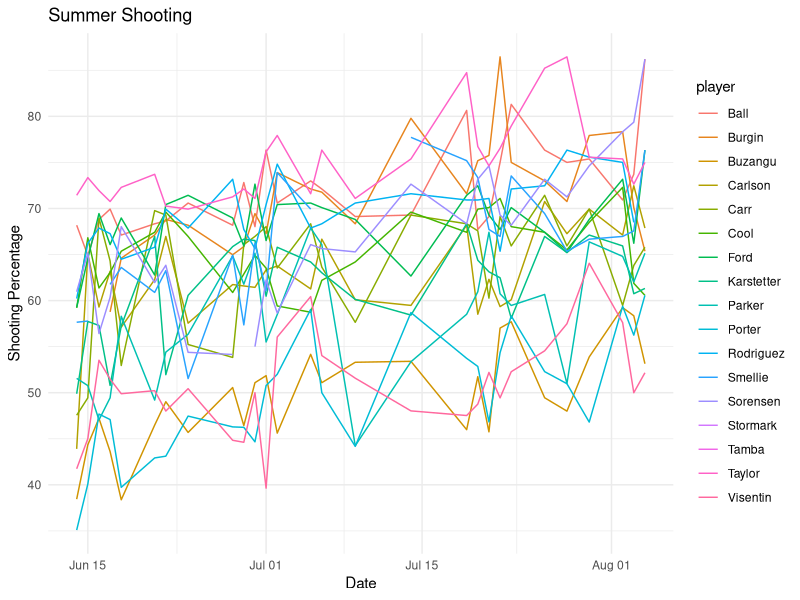
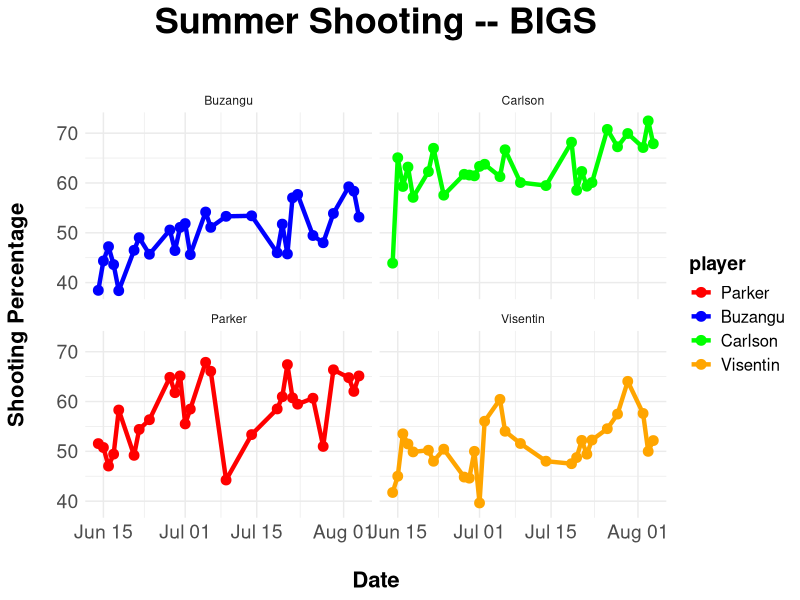
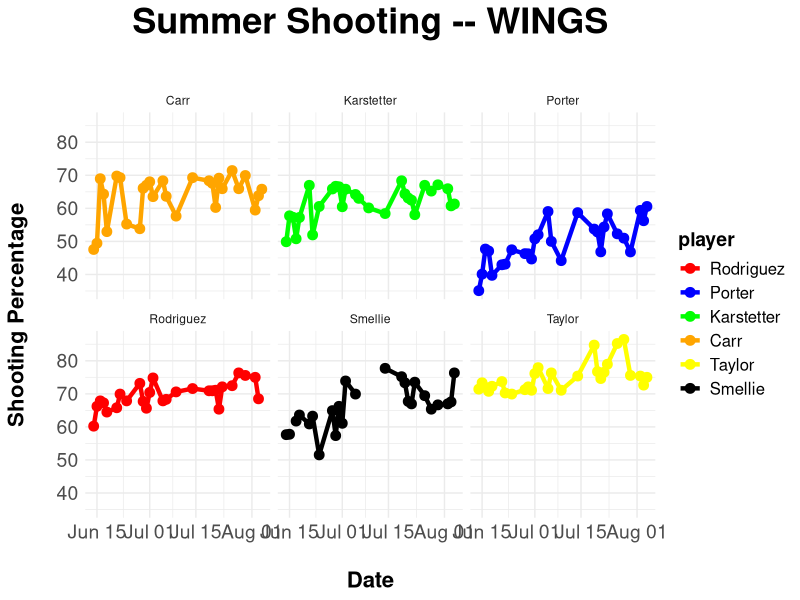
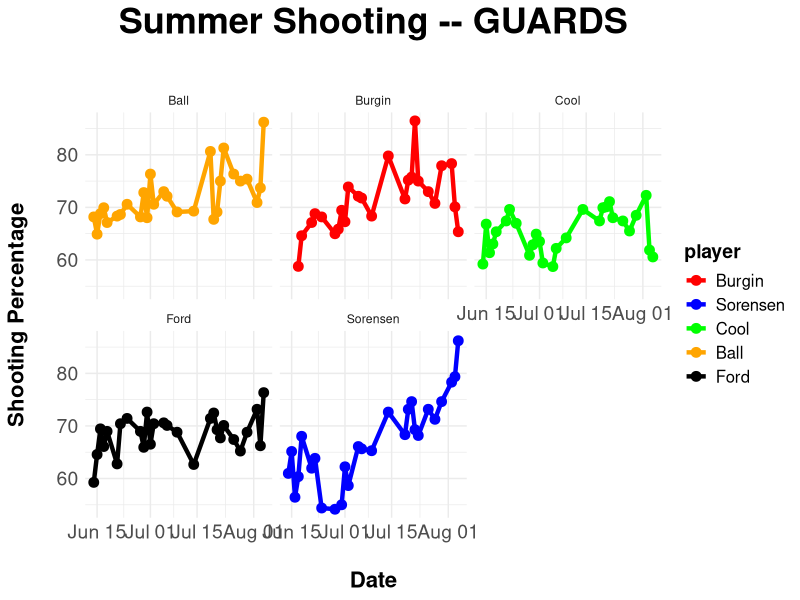
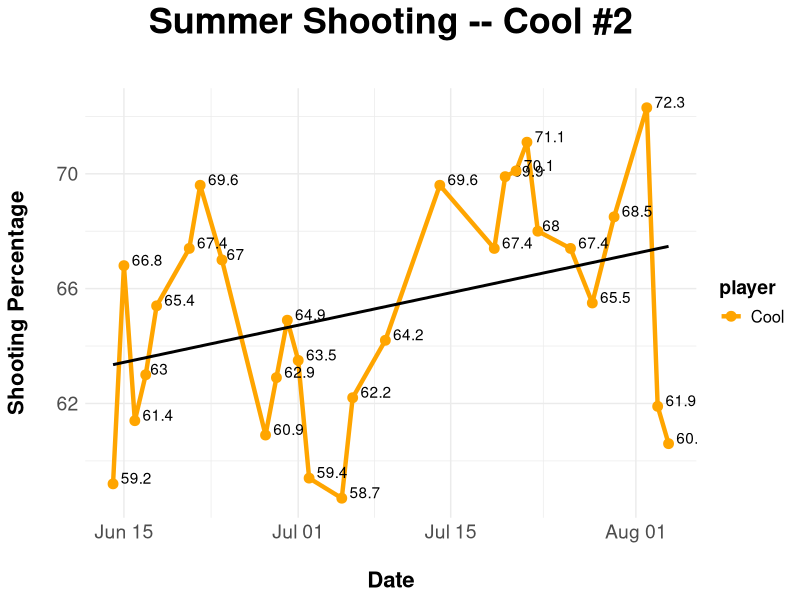
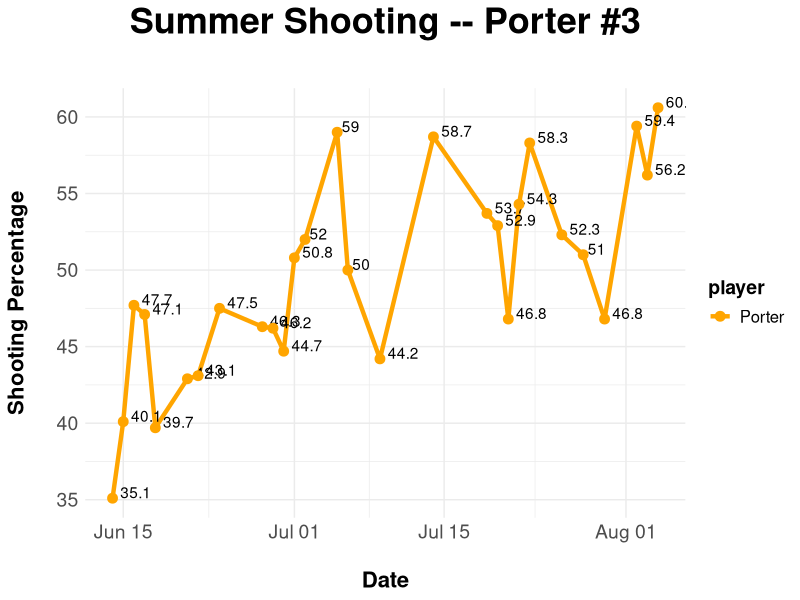
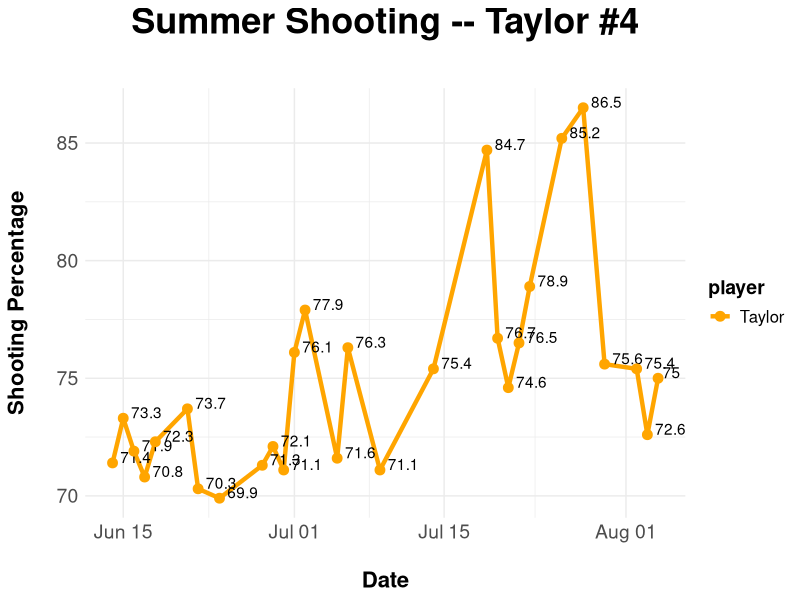
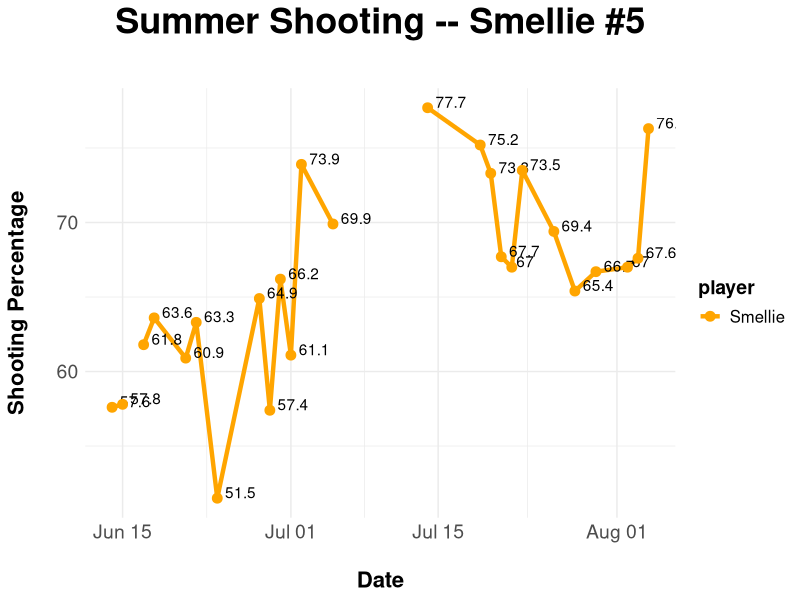

The R source for these figures, in order:
#Summer Shooting

library(tidyverse)
library(modelr)
library(plyr)
library(readxl)
df1 <- read_excel(path = "Summer Shooting.xlsx", sheet = "Composite")
df2 <- read_excel(path = "Summer Shooting.xlsx", sheet = "06-14")
df3 <- read_excel(path = "Summer Shooting.xlsx", sheet = "06-15")
df4 <- read_excel(path = "Summer Shooting.xlsx", sheet = "06-16")
df5 <- read_excel(path = "Summer Shooting.xlsx", sheet = "06-17")
df6 <- read_excel(path = "Summer Shooting.xlsx", sheet = "06-18")
df7 <- read_excel(path = "Summer Shooting.xlsx", sheet = "06-21")
df8 <- read_excel(path = "Summer Shooting.xlsx", sheet = "06-22")
df9 <- read_excel(path = "Summer Shooting.xlsx", sheet = "06-24")
df10 <- read_excel(path = "Summer Shooting.xlsx", sheet = "06-28")
df11 <- read_excel(path = "Summer Shooting.xlsx", sheet = "06-29")
df12 <- read_excel(path = "Summer Shooting.xlsx", sheet = "06-30")
df13 <- read_excel(path = "Summer Shooting.xlsx", sheet = "07-01")
df14 <- read_excel(path = "Summer Shooting.xlsx", sheet = "07-02")
df15 <- read_excel(path = "Summer Shooting.xlsx", sheet = "07-05")
df16 <- read_excel(path = "Summer Shooting.xlsx", sheet = "07-06")
df17 <- read_excel(path = "Summer Shooting.xlsx", sheet = "07-09")
df18 <- read_excel(path = "Summer Shooting.xlsx", sheet = "07-14")
df19 <- read_excel(path = "Summer Shooting.xlsx", sheet = "07-19")
df20 <- read_excel(path = "Summer Shooting.xlsx", sheet = "07-20")
df21 <- read_excel(path = "Summer Shooting.xlsx", sheet = "07-21")
df22 <- read_excel(path = "Summer Shooting.xlsx", sheet = "07-22")
df23 <- read_excel(path = "Summer Shooting.xlsx", sheet = "07-23")
df24 <- read_excel(path = "Summer Shooting.xlsx", sheet = "07-26")
df25 <- read_excel(path = "Summer Shooting.xlsx", sheet = "07-28")
df26 <- read_excel(path = "Summer Shooting.xlsx", sheet = "07-30")
df27 <- read_excel(path = "Summer Shooting.xlsx", sheet = "08-02")
df28 <- read_excel(path = "Summer Shooting.xlsx", sheet = "08-03")
df29 <- read_excel(path = "Summer Shooting.xlsx", sheet = "08-04")


str(df1)
is.data.frame(df1)

df1$`Team Ave` <- NULL
df1$...1 <- NULL

d2 <- pivot_longer(df2, cols = !"...1", names_to = "Player", values_to = "Shots")
d3 <- pivot_longer(df3, cols = !"...1", names_to = "Player", values_to = "Shots")
d4 <- pivot_longer(df4, cols = !"...1", names_to = "Player", values_to = "Shots")
d5 <- pivot_longer(df5, cols = !"...1", names_to = "Player", values_to = "Shots")
d6 <- pivot_longer(df6, cols = !"...1", names_to = "Player", values_to = "Shots")
d7 <- pivot_longer(df7, cols = !"...1", names_to = "Player", values_to = "Shots")
d8 <- pivot_longer(df8, cols = !"...1", names_to = "Player", values_to = "Shots")
d9 <- pivot_longer(df9, cols = !"...1", names_to = "Player", values_to = "Shots")
d10 <- pivot_longer(df10, cols = !"...1", names_to = "Player", values_to = "Shots")
d11 <- pivot_longer(df11, cols = !"...1", names_to = "Player", values_to = "Shots")
d12 <- pivot_longer(df12, cols = !"...1", names_to = "Player", values_to = "Shots")
d13 <- pivot_longer(df13, cols = !"...1", names_to = "Player", values_to = "Shots")
d14 <- pivot_longer(df14, cols = !"...1", names_to = "Player", values_to = "Shots")
d15 <- pivot_longer(df15, cols = !"...1", names_to = "Player", values_to = "Shots")
d16 <- pivot_longer(df16, cols = !"...1", names_to = "Player", values_to = "Shots")
d17 <- pivot_longer(df17, cols = !"...1", names_to = "Player", values_to = "Shots")
d18 <- pivot_longer(df18, cols = !"...1", names_to = "Player", values_to = "Shots")
d19 <- pivot_longer(df19, cols = !"...1", names_to = "Player", values_to = "Shots")
d20 <- pivot_longer(df20, cols = !"...1", names_to = "Player", values_to = "Shots")
d21 <- pivot_longer(df21, cols = !"...1", names_to = "Player", values_to = "Shots")
d22 <- pivot_longer(df22, cols = !"...1", names_to = "Player", values_to = "Shots")
d23 <- pivot_longer(df23, cols = !"...1", names_to = "Player", values_to = "Shots")
d24 <- pivot_longer(df24, cols = !"...1", names_to = "Player", values_to = "Shots")
d25 <- pivot_longer(df25, cols = !"...1", names_to = "Player", values_to = "Shots")
d26 <- pivot_longer(df26, cols = !"...1", names_to = "Player", values_to = "Shots")
d27 <- pivot_longer(df27, cols = !"...1", names_to = "Player", values_to = "Shots")
d28 <- pivot_longer(df28, cols = !"...1", names_to = "Player", values_to = "Shots")
d29 <- pivot_longer(df29, cols = !"...1", names_to = "Player", values_to = "Shots")


# june 14
made_614 <- d2[c(1:17),-c(1)]
made_614
is.data.frame(made_614)
m614 <- "June_14"
made_614$date <- m614
made_614
# june 15
made_615 <- d3[c(1:17),-c(1)]
made_615
is.data.frame(made_615)
m615 <- "June_15"
made_615$date <- m615
made_615
# june 16
made_616 <- d4[c(1:17),-c(1)]
made_616
is.data.frame(made_616)
m616 <- "June_16"
made_616$date <- m616
made_616
# june 17
made_617 <- d5[c(1:17),-c(1)]
made_617
is.data.frame(made_617)
m617 <- "June_17"
made_617$date <- m617
made_617
# june 18
made_618 <- d6[c(1:17),-c(1)]
made_618
is.data.frame(made_618)
m618 <- "June_18"
made_618$date <- m618
made_618
# june 21
made_621 <- d7[c(1:17),-c(1)]
made_621
is.data.frame(made_621)
m621 <- "June_21"
made_621$date <- m621
made_621
# june 22
made_622 <- d8[c(1:17),-c(1)]
made_622
is.data.frame(made_622)
m622 <- "June_22"
made_622$date <- m622
made_622
# june 24
made_624 <- d9[c(1:17),-c(1)]
made_624
is.data.frame(made_624)
m624 <- "June_24"
made_624$date <- m624
made_624
# june 28
made_628 <- d10[c(1:17),-c(1)]
made_628
is.data.frame(made_628)
m628 <- "June_28"
made_628$date <- m628
made_628
# june 29
made_629 <- d11[c(1:17),-c(1)]
made_629
is.data.frame(made_629)
m629 <- "June_29"
made_629$date <- m629
made_629
# june 30
made_630 <- d12[c(1:17),-c(1)]
made_630
is.data.frame(made_630)
m630 <- "June_30"
made_630$date <- m630
made_630
# july 01
made_701 <- d13[c(1:17),-c(1)]
made_701
is.data.frame(made_701)
m701 <- "July_01"
made_701$date <- m701
made_701
# july 02 
made_702 <- d14[c(1:17),-c(1)]
made_702
is.data.frame(made_702)
m702 <- "July_02"
made_702$date <- m702
made_702
# july 05
made_705 <- d15[c(1:17),-c(1)]
made_705
is.data.frame(made_705)
m705 <- "July_05"
made_705$date <- m705
made_705
# july 06
made_706 <- d16[c(1:17),-c(1)]
made_706
is.data.frame(made_706)
m706 <- "July_06"
made_706$date <- m706
made_706
# july 09
made_709 <- d17[c(1:17),-c(1)]
made_709
is.data.frame(made_709)
m709 <- "July_09"
made_709$date <- m709
made_709
# july 14
made_714 <- d18[c(1:17),-c(1)]
made_714
is.data.frame(made_714)
m714 <- "July_14"
made_714$date <- m714
made_714
# july 19
made_719 <- d19[c(1:17),-c(1)]
made_719
is.data.frame(made_719)
m719 <- "July_19"
made_719$date <- m719
made_719
# july 20
made_720 <- d20[c(1:17),-c(1)]
made_720
is.data.frame(made_720)
m720 <- "July_20"
made_720$date <- m720
made_720
# july 21
made_721 <- d21[c(1:17),-c(1)]
made_721
is.data.frame(made_721)
m721 <- "July_21"
made_721$date <- m721
made_721
# july 22
made_722 <- d22[c(1:17),-c(1)]
made_722
is.data.frame(made_722)
m722 <- "July_22"
made_722$date <- m722
made_722
# july 23
made_723 <- d23[c(1:17),-c(1)]
made_723
is.data.frame(made_723)
m723 <- "July_23"
made_723$date <- m723
made_723
# july 26
made_726 <- d24[c(1:17),-c(1)]
made_726
is.data.frame(made_726)
m726 <- "July_26"
made_726$date <- m726
made_726
# july 28
made_728 <- d25[c(1:17),-c(1)]
made_728
is.data.frame(made_728)
m728 <- "July_28"
made_728$date <- m728
made_728
# july 30
made_730 <- d26[c(1:17),-c(1)]
made_730
is.data.frame(made_730)
m730 <- "July_30"
made_730$date <- m730
made_730
# aug 2
made_802 <- d27[c(1:17),-c(1)]
made_802
is.data.frame(made_802)
m802 <- "Aug_02"
made_802$date <- m802
made_802
# aug 3
made_803 <- d28[c(1:17),-c(1)]
made_803
is.data.frame(made_803)
m803 <- "Aug_03"
made_803$date <- m803
made_803
# aug 4
made_804 <- d29[c(1:17),-c(1)]
made_804
is.data.frame(made_804)
m804 <- "Aug_04"
made_804$date <- m804
made_804

##TAKEN

# june 14
taken_614 <- d2[c(18:34),-c(1)]
taken_614

# june 15
taken_615 <- d3[c(18:34),-c(1)]
taken_615
# june 16
taken_616 <- d4[c(18:34),-c(1)]
taken_616
# june 17
taken_617 <- d5[c(18:34),-c(1)]
taken_617
# june 18
taken_618 <- d6[c(18:34),-c(1)]
taken_618
# june 21
taken_621 <- d7[c(18:34),-c(1)]
taken_621
# june 22
taken_622 <- d8[c(18:34),-c(1)]
taken_622
# june 24
taken_624 <- d9[c(18:34),-c(1)]
taken_624
# june 14
taken_628 <- d10[c(18:34),-c(1)]
taken_628
# june 14
taken_629 <- d11[c(18:34),-c(1)]
taken_629
# june 14
taken_630 <- d12[c(18:34),-c(1)]
taken_630
# june 14
taken_701 <- d13[c(18:34),-c(1)]
taken_701
# june 14
taken_702 <- d14[c(18:34),-c(1)]
taken_702
# june 14
taken_705 <- d15[c(18:34),-c(1)]
taken_705
# june 14
taken_706 <- d16[c(18:34),-c(1)]
taken_706
# june 14
taken_709 <- d17[c(18:34),-c(1)]
taken_709
# june 14
taken_714 <- d18[c(18:34),-c(1)]
taken_714
# july 19
taken_719 <- d19[c(18:34),-c(1)]
taken_719
# july 20
taken_720 <- d20[c(18:34),-c(1)]
taken_720
# july 21
taken_721 <- d21[c(18:34),-c(1)]
taken_721
# july 22
taken_722 <- d22[c(18:34),-c(1)]
taken_722
# july 23
taken_723 <- d23[c(18:34),-c(1)]
taken_723
# july 26
taken_726 <- d24[c(18:34),-c(1)]
taken_726
# july 28
taken_728 <- d25[c(18:34),-c(1)]
taken_728
# july 30
taken_730 <- d26[c(18:34),-c(1)]
taken_730
# aug 2
taken_802 <- d27[c(18:34),-c(1)]
taken_802
# aug 3
taken_803 <- d28[c(18:34),-c(1)]
taken_803
# aug 4
taken_804 <- d29[c(18:34),-c(1)]
taken_804

#---------- Create Player Column
player <- c("Burgin", "Sorensen", "Cool", "Porter", "Taylor",
            "Smellie", "Ball", "Carlson", "Carr", "Karstetter", 
            "Ford", "Rodriguez", "Tamba", "Parker", "Visentin", 
            "Buzangu", "Stormark")
#------------- Create percentages
p614 <- (made_614[,2]/taken_614[,2]) * 100
p615 <- (made_615[,2]/taken_615[,2]) * 100
p616 <- (made_616[,2]/taken_616[,2]) * 100
p617 <- (made_617[,2]/taken_617[,2]) * 100
p618 <- (made_618[,2]/taken_618[,2]) * 100
p621 <- (made_621[,2]/taken_621[,2]) * 100
p622 <- (made_622[,2]/taken_622[,2]) * 100
p624 <- (made_624[,2]/taken_624[,2]) * 100
p628 <- (made_628[,2]/taken_628[,2]) * 100
p629 <- (made_629[,2]/taken_629[,2]) * 100
p630 <- (made_630[,2]/taken_630[,2]) * 100
p701 <- (made_701[,2]/taken_701[,2]) * 100
p702 <- (made_702[,2]/taken_702[,2]) * 100
p705 <- (made_705[,2]/taken_705[,2]) * 100
p706 <- (made_706[,2]/taken_706[,2]) * 100
p709 <- (made_709[,2]/taken_709[,2]) * 100
p714 <- (made_714[,2]/taken_714[,2]) * 100
p719 <- (made_719[,2]/taken_719[,2]) * 100
p720 <- (made_720[,2]/taken_720[,2]) * 100
p721 <- (made_721[,2]/taken_721[,2]) * 100
p722 <- (made_722[,2]/taken_722[,2]) * 100
p723 <- (made_723[,2]/taken_723[,2]) * 100
p726 <- (made_726[,2]/taken_726[,2]) * 100
p728 <- (made_728[,2]/taken_728[,2]) * 100
p730 <- (made_730[,2]/taken_730[,2]) * 100
p802 <- (made_802[,2]/taken_802[,2]) * 100
p803 <- (made_803[,2]/taken_803[,2]) * 100
p804 <- (made_804[,2]/taken_804[,2]) * 100


#--------------- Create full df
p614$player <- player
p614$date <- "2021-06-14"

p615$player <- player
p615$date <- "2021-06-15"

p616$player <- player
p616$date <- "2021-06-16"

p617$player <- player
p617$date <- "2021-06-17"

p618$player <- player
p618$date <- "2021-06-18"

p621$player <- player
p621$date <- "2021-06-21"

p622$player <- player
p622$date <- "2021-06-22"

p624$player <- player
p624$date <- "2021-06-24"

p628$player <- player
p628$date <- "2021-06-28"

p629$player <- player
p629$date <- "2021-06-29"

p630$player <- player
p630$date <- "2021-06-30"

p701$player <- player
p701$date <- "2021-07-01"

p702$player <- player
p702$date <- "2021-07-02"

p705$player <- player
p705$date <- "2021-07-05"

p706$player <- player
p706$date <- "2021-07-06"

p709$player <- player
p709$date <- "2021-07-09"

p714$player <- player
p714$date <- "2021-07-14"

p719$player <- player
p719$date <- "2021-07-19"

p720$player <- player
p720$date <- "2021-07-20"

p721$player <- player
p721$date <- "2021-07-21"

p722$player <- player
p722$date <- "2021-07-22"

p723$player <- player
p723$date <- "2021-07-23"

p726$player <- player
p726$date <- "2021-07-26"

p728$player <- player
p728$date <- "2021-07-28"

p730$player <- player
p730$date <- "2021-07-30"

p802$player <- player
p802$date <- "2021-08-02"

p803$player <- player
p803$date <- "2021-08-03"

p804$player <- player
p804$date <- "2021-08-04"


#---------- bind to make total df
total <- rbind(p614, p615, p616, p617, p618, p621, p622, p624, p628, p629, p630,
               p701, p702, p705, p706, p709, p714, p719, p720, p721, p722, p723,
               p726, p728, p730, p802, p803, p804)
total


str(total)
#--------- change date from character to date
total$date <- as.Date(total$date)
str(total)
#--------- first plot
ggplot(total, aes(x=date, y=Shots, color=player)) +
  geom_line() +
  theme_minimal() +
  xlab("Date") +
  ylab("Shooting Percentage") +
  ggtitle("Summer Shooting")


#therowsiwant <- iris$Species %in% c("setosa","virginica")
#iris[therowsiwant,]

#BIGS

BIGS <- total$player %in% c("Parker","Buzangu", "Carlson", "Visentin")
B <- total[BIGS,]
B
str(B)
B$date <- as.Date(B$date)

bg <- ggplot(B, aes(x=date, y=Shots, color=player)) +
  geom_line(size=1.5) +
  #geom_smooth(method = "lm", fill=NA) +
  geom_point(size=3) +
  theme_minimal() +
  xlab("\nDate") +
  ylab("Shooting Percentage\n") +
  ggtitle("Summer Shooting -- BIGS\n") +
  theme(plot.title = element_text(size = 26, face = "bold", hjust = 0.5)) +
  theme(axis.text=element_text(size=14), 
        axis.title = element_text(size=16, face = "bold")) + 
  theme(legend.text=element_text(size=12), 
        legend.title = element_text(size=14, face = "bold"))

bg + scale_color_manual(breaks = c("Parker", "Buzangu", "Carlson", "Visentin"),
                        values=c("red", "blue", "green", "orange")) +
  facet_wrap(~player)


# WINGS

WINGS <- total$player %in% c("Rodriguez","Porter", "Karstetter", "Carr", "Taylor", "Smellie")
W <- total[WINGS,]
W
str(W)
W$date <- as.Date(W$date)
str(W)

wg <- ggplot(W, aes(x=date, y=Shots, color=player)) +
  geom_line(size=1.5) +
  geom_point(size=3) +
  theme_minimal() +
  xlab("\nDate") +
  ylab("Shooting Percentage\n") +
  ggtitle("Summer Shooting -- WINGS\n") +
  theme(plot.title = element_text(size = 26, face = "bold", hjust = 0.5)) +
  theme(axis.text=element_text(size=14), 
        axis.title = element_text(size=16, face = "bold")) + 
  theme(legend.text=element_text(size=12), 
        legend.title = element_text(size=14, face = "bold"))

wg + scale_color_manual(breaks = c("Rodriguez","Porter", "Karstetter", "Carr", "Taylor", "Smellie"),
                        values=c("red", "blue", "green", "orange", "yellow", "black")) +
  facet_wrap(~player)


#GUARDS

GUARDS <- total$player %in% c("Burgin", "Sorensen", "Cool", "Ball", "Ford")
G <- total[GUARDS,]
G
str(G)
G$date <- as.Date(G$date)

gg <- ggplot(G, aes(x=date, y=Shots, color=player)) +
  geom_line(size=1.5) +
  geom_point(size=3) +
  theme_minimal() +
  xlab("\nDate") +
  ylab("Shooting Percentage\n") +
  ggtitle("Summer Shooting -- GUARDS\n") +
  theme(plot.title = element_text(size = 26, face = "bold", hjust = 0.5)) +
  theme(axis.text=element_text(size=14), 
        axis.title = element_text(size=16, face = "bold")) + 
  theme(legend.text=element_text(size=12), 
        legend.title = element_text(size=14, face = "bold"))

gg + scale_color_manual(breaks = c("Burgin", "Sorensen", "Cool", "Ball", "Ford"),
                        values=c("red", "blue", "green", "orange", "black")) +
  facet_wrap(~player)


# 0 - Burgin
Burgin <- total$player %in% c("Burgin")
AJB <- total[Burgin,]
AJB
str(AJB)
AJB$date <- as.Date(AJB$date)

AJB$Shots <- round(AJB$Shots, digits = 1)

aj <- ggplot(AJB, aes(x=date, y=Shots, color=player)) +
  geom_line(size=1.5) +
  geom_text(aes(label=Shots),hjust=-0.25, vjust=0, color="black") + 
  geom_point(size=3) +
  theme_minimal() +
  xlab("\nDate") +
  ylab("Shooting Percentage\n") +
  ggtitle("Burgin #0\n") +
  theme(plot.title = element_text(size = 26, face = "bold", hjust = 0.5)) +
  theme(axis.text=element_text(size=14), 
        axis.title = element_text(size=16, face = "bold")) + 
  theme(legend.text=element_text(size=12), 
        legend.title = element_text(size=14, face = "bold"))

aj <- gg + scale_color_manual(breaks = c("Burgin"),
                        values=c("orange"))

# 1 - Sorensen
Sorensen <- total$player %in% c("Sorensen")
LCS <- total[Sorensen,]
LCS
str(LCS)
LCS$date <- as.Date(LCS$date)

LCS$Shots <- round(LCS$Shots, digits = 1)

ls <- ggplot(LCS, aes(x=date, y=Shots, color=player)) +
  geom_line(size=1.5) +
  geom_smooth(method = "lm", fill=NA, color="black") +
  geom_text(aes(label=Shots),hjust=-0.25, vjust=0, color="black") + 
  geom_point(size=3) +
  theme_minimal() +
  xlab("\nDate") +
  ylab("Shooting Percentage\n") +
  ggtitle("Summer Shooting -- Sorensen #1\n") +
  theme(plot.title = element_text(size = 26, face = "bold", hjust = 0.5)) +
  theme(axis.text=element_text(size=14), 
        axis.title = element_text(size=16, face = "bold")) + 
  theme(legend.text=element_text(size=12), 
        legend.title = element_text(size=14, face = "bold"))

ls <- ls + scale_color_manual(breaks = c("Sorensen"),
                        values=c("orange"))

# 2 - Cool
Cool <- total$player %in% c("Cool")
TC <- total[Cool,]
TC
str(TC)
TC$date <- as.Date(TC$date)

TC$Shots <- round(TC$Shots, digits = 1)

gg <- ggplot(TC, aes(x=date, y=Shots, color=player)) +
  geom_line(size=1.5) +
  geom_smooth(method = "lm", fill=NA, color="black") +
  geom_text(aes(label=Shots),hjust=-0.25, vjust=0, color= "black") + 
  geom_point(size=3) +
  theme_minimal() +
  xlab("\nDate") +
  ylab("Shooting Percentage\n") +
  ggtitle("Summer Shooting -- Cool #2\n") +
  theme(plot.title = element_text(size = 26, face = "bold", hjust = 0.5)) +
  theme(axis.text=element_text(size=14), 
        axis.title = element_text(size=16, face = "bold")) + 
  theme(legend.text=element_text(size=12), 
        legend.title = element_text(size=14, face = "bold"))

gg + scale_color_manual(breaks = c("Cool"),
                        values=c("orange"))

# 3 - Porter
Porter <- total$player %in% c("Porter")
MP <- total[Porter,]
MP
str(MP)
MP$date <- as.Date(MP$date)

MP$Shots <- round(MP$Shots, digits = 1)

gg <- ggplot(MP, aes(x=date, y=Shots, color=player)) +
  geom_line(size=1.5) +
  geom_text(aes(label=Shots),hjust=-0.25, vjust=0, color="black") + 
  geom_point(size=3) +
  theme_minimal() +
  xlab("\nDate") +
  ylab("Shooting Percentage\n") +
  ggtitle("Summer Shooting -- Porter #3\n") +
  theme(plot.title = element_text(size = 26, face = "bold", hjust = 0.5)) +
  theme(axis.text=element_text(size=14), 
        axis.title = element_text(size=16, face = "bold")) + 
  theme(legend.text=element_text(size=12), 
        legend.title = element_text(size=14, face = "bold"))

gg + scale_color_manual(breaks = c("Porter"),
                        values=c("orange"))

# 4 - Taylor III
Taylor <- total$player %in% c("Taylor")
ET <- total[Taylor,]
ET
str(ET)
ET$date <- as.Date(ET$date)

ET$Shots <- round(ET$Shots, digits = 1)

gg <- ggplot(ET, aes(x=date, y=Shots, color=player)) +
  geom_line(size=1.5) +
  geom_text(aes(label=Shots),hjust=-0.25, vjust=0, color= "black") + 
  geom_point(size=3) +
  theme_minimal() +
  xlab("\nDate") +
  ylab("Shooting Percentage\n") +
  ggtitle("Summer Shooting -- Taylor #4\n") +
  theme(plot.title = element_text(size = 26, face = "bold", hjust = 0.5)) +
  theme(axis.text=element_text(size=14), 
        axis.title = element_text(size=16, face = "bold")) + 
  theme(legend.text=element_text(size=12), 
        legend.title = element_text(size=14, face = "bold"))

gg + scale_color_manual(breaks = c("Taylor"),
                        values=c("orange"))

# 5 - Smellie
Smellie <- total$player %in% c("Smellie")
AS <- total[Smellie,]
AS
str(AS)
AS$date <- as.Date(AS$date)

AS$Shots <- round(AS$Shots, digits = 1)

gg <- ggplot(AS, aes(x=date, y=Shots, color=player)) +
  geom_line(size=1.5) +
  geom_text(aes(label=Shots),hjust=-0.25, vjust=0, color= "black") + 
  geom_point(size=3) +
  theme_minimal() +
  xlab("\nDate") +
  ylab("Shooting Percentage\n") +
  ggtitle("Summer Shooting -- Smellie #5\n") +
  theme(plot.title = element_text(size = 26, face = "bold", hjust = 0.5)) +
  theme(axis.text=element_text(size=14), 
        axis.title = element_text(size=16, face = "bold")) + 
  theme(legend.text=element_text(size=12), 
        legend.title = element_text(size=14, face = "bold"))

gg + scale_color_manual(breaks = c("Smellie"),
                        values=c("orange"))

# 10 - Ball
Ball <- total$player %in% c("Ball")
TB <- total[Ball,]
TB
str(TB)
TB$date <- as.Date(TB$date)

TB$Shots <- round(TB$Shots, digits = 1)

gg <- ggplot(TB, aes(x=date, y=Shots, color=player)) +
  geom_line(size=1.5) +
  geom_text(aes(label=Shots),hjust=-0.25, vjust=0, color="black") + 
  geom_point(size=3) +
  theme_minimal() +
  xlab("\nDate") +
  ylab("Shooting Percentage\n") +
  ggtitle("Summer Shooting -- Ball #10\n") +
  theme(plot.title = element_text(size = 26, face = "bold", hjust = 0.5)) +
  theme(axis.text=element_text(size=14), 
        axis.title = element_text(size=16, face = "bold")) + 
  theme(legend.text=element_text(size=12), 
        legend.title = element_text(size=14, face = "bold"))

gg + scale_color_manual(breaks = c("Ball"),
                        values=c("orange"))

# 12 - Carlson
Carlson <- total$player %in% c("Carlson")
JC <- total[Carlson,]
JC
str(JC)
JC$date <- as.Date(JC$date)

JC$Shots <- round(JC$Shots, digits = 1)

gg <- ggplot(JC, aes(x=date, y=Shots, color=player)) +
  geom_line(size=1.5) +
  geom_text(aes(label=Shots),hjust=-0.25, vjust=0, color="black") + 
  geom_point(size=3) +
  theme_minimal() +
  xlab("\nDate") +
  ylab("Shooting Percentage\n") +
  ggtitle("Summer Shooting -- Carlson #12\n") +
  theme(plot.title = element_text(size = 26, face = "bold", hjust = 0.5)) +
  theme(axis.text=element_text(size=14), 
        axis.title = element_text(size=16, face = "bold")) + 
  theme(legend.text=element_text(size=12), 
        legend.title = element_text(size=14, face = "bold"))

gg + scale_color_manual(breaks = c("Carlson"),
                        values=c("orange"))

# 13 - Carr
Carr <- total$player %in% c("Carr")
DC <- total[Carr,]
DC
str(DC)
DC$date <- as.Date(DC$date)

DC$Shots <- round(DC$Shots, digits = 1)

gg <- ggplot(DC, aes(x=date, y=Shots, color=player)) +
  geom_line(size=1.5) +
  geom_text(aes(label=Shots),hjust=-0.25, vjust=0, color= "black") + 
  geom_point(size=3) +
  theme_minimal() +
  xlab("\nDate") +
  ylab("Shooting Percentage\n") +
  ggtitle("Summer Shooting -- Carr #13\n") +
  theme(plot.title = element_text(size = 26, face = "bold", hjust = 0.5)) +
  theme(axis.text=element_text(size=14), 
        axis.title = element_text(size=16, face = "bold")) + 
  theme(legend.text=element_text(size=12), 
        legend.title = element_text(size=14, face = "bold"))

gg + scale_color_manual(breaks = c("Carr"),
                        values=c("orange"))

# 14 - Karstetter 
Karstetter <- total$player %in% c("Karstetter")
KK <- total[Karstetter,]
KK
str(KK)
KK$date <- as.Date(KK$date)

KK$Shots <- round(KK$Shots, digits = 1)

gg <- ggplot(KK, aes(x=date, y=Shots, color=player)) +
  geom_line(size=1.5) +
  geom_text(aes(label=Shots),hjust=-0.25, vjust=0, color= "black") + 
  geom_point(size=3) +
  theme_minimal() +
  xlab("\nDate") +
  ylab("Shooting Percentage\n") +
  ggtitle("Summer Shooting -- Karstetter #14\n") +
  theme(plot.title = element_text(size = 26, face = "bold", hjust = 0.5)) +
  theme(axis.text=element_text(size=14), 
        axis.title = element_text(size=16, face = "bold")) + 
  theme(legend.text=element_text(size=12), 
        legend.title = element_text(size=14, face = "bold"))

gg + scale_color_manual(breaks = c("Karstetter"),
                        values=c("orange"))

# 20 - Ford
Ford <- total$player %in% c("Ford")
RF <- total[Ford,]
RF
str(RF)
RF$date <- as.Date(RF$date)

RF$Shots <- round(RF$Shots, digits = 1)

gg <- ggplot(RF, aes(x=date, y=Shots, color=player)) +
  geom_line(size=1.5) +
  geom_text(aes(label=Shots),hjust=-0.25, vjust=0, color= "black") + 
  geom_point(size=3) +
  theme_minimal() +
  xlab("\nDate") +
  ylab("Shooting Percentage\n") +
  ggtitle("Summer Shooting -- Ford #20\n") +
  theme(plot.title = element_text(size = 26, face = "bold", hjust = 0.5)) +
  theme(axis.text=element_text(size=14), 
        axis.title = element_text(size=16, face = "bold")) + 
  theme(legend.text=element_text(size=12), 
        legend.title = element_text(size=14, face = "bold"))

gg + scale_color_manual(breaks = c("Ford"),
                        values=c("orange"))

# 22 - Rodriguez
Rodriguez <- total$player %in% c("Rodriguez")
JR <- total[Rodriguez,]
JR
str(JR)
JR$date <- as.Date(JR$date)

JR$Shots <- round(JR$Shots, digits = 1)

gg <- ggplot(JR, aes(x=date, y=Shots, color=player)) +
  geom_line(size=1.5) +
  geom_text(aes(label=Shots),hjust=-0.25, vjust=0, color= "black") + 
  geom_point(size=3) +
  theme_minimal() +
  xlab("\nDate") +
  ylab("Shooting Percentage\n") +
  ggtitle("Summer Shooting -- Rodriguez #22\n") +
  theme(plot.title = element_text(size = 26, face = "bold", hjust = 0.5)) +
  theme(axis.text=element_text(size=14), 
        axis.title = element_text(size=16, face = "bold")) + 
  theme(legend.text=element_text(size=12), 
        legend.title = element_text(size=14, face = "bold"))

gg + scale_color_manual(breaks = c("Rodriguez"),
                        values=c("orange"))

# 24 - Tamba 

# 25 - Parker
Parker <- total$player %in% c("Parker")
BP <- total[Parker,]
BP
str(BP)
BP$date <- as.Date(BP$date)

BP$Shots <- round(BP$Shots, digits = 1)

gg <- ggplot(BP, aes(x=date, y=Shots, color=player)) +
  geom_line(size=1.5) +
  geom_text(aes(label=Shots),hjust=-0.25, vjust=0, color= "black") + 
  geom_point(size=3) +
  theme_minimal() +
  xlab("\nDate") +
  ylab("Shooting Percentage\n") +
  ggtitle("Summer Shooting -- Parker #25\n") +
  theme(plot.title = element_text(size = 26, face = "bold", hjust = 0.5)) +
  theme(axis.text=element_text(size=14), 
        axis.title = element_text(size=16, face = "bold")) + 
  theme(legend.text=element_text(size=12), 
        legend.title = element_text(size=14, face = "bold"))

gg + scale_color_manual(breaks = c("Parker"),
                        values=c("orange"))

# 32 - Visentin
Visentin <- total$player %in% c("Visentin")
ZV <- total[Visentin,]
ZV
str(ZV)
ZV$date <- as.Date(ZV$date)

ZV$Shots <- round(ZV$Shots, digits = 1)

gg <- ggplot(ZV, aes(x=date, y=Shots, color=player)) +
  geom_line(size=1.5) +
  geom_text(aes(label=Shots),hjust=-0.25, vjust=0, color= "black") + 
  geom_point(size=3) +
  theme_minimal() +
  xlab("\nDate") +
  ylab("Shooting Percentage\n") +
  ggtitle("Summer Shooting -- Visentin #32\n") +
  theme(plot.title = element_text(size = 26, face = "bold", hjust = 0.5)) +
  theme(axis.text=element_text(size=14), 
        axis.title = element_text(size=16, face = "bold")) + 
  theme(legend.text=element_text(size=12), 
        legend.title = element_text(size=14, face = "bold"))

gg + scale_color_manual(breaks = c("Visentin"),
                        values=c("orange"))

# 34 - Buzangu 
Buzangu <- total$player %in% c("Buzangu")
GB <- total[Buzangu,]
GB
str(GB)
GB$date <- as.Date(GB$date)

GB$Shots <- round(GB$Shots, digits = 1)

gg <- ggplot(GB, aes(x=date, y=Shots, color=player)) +
  geom_line(size=1.5) +
  geom_text(aes(label=Shots),hjust=-0.25, vjust=0, color= "black") + 
  geom_point(size=3) +
  theme_minimal() +
  xlab("\nDate") +
  ylab("Shooting Percentage\n") +
  ggtitle("Summer Shooting -- Buzangu #34\n") +
  theme(plot.title = element_text(size = 26, face = "bold", hjust = 0.5)) +
  theme(axis.text=element_text(size=14), 
        axis.title = element_text(size=16, face = "bold")) + 
  theme(legend.text=element_text(size=12), 
        legend.title = element_text(size=14, face = "bold"))

gg + scale_color_manual(breaks = c("Buzangu"),
                        values=c("orange"))

# 44 - Stormark


















